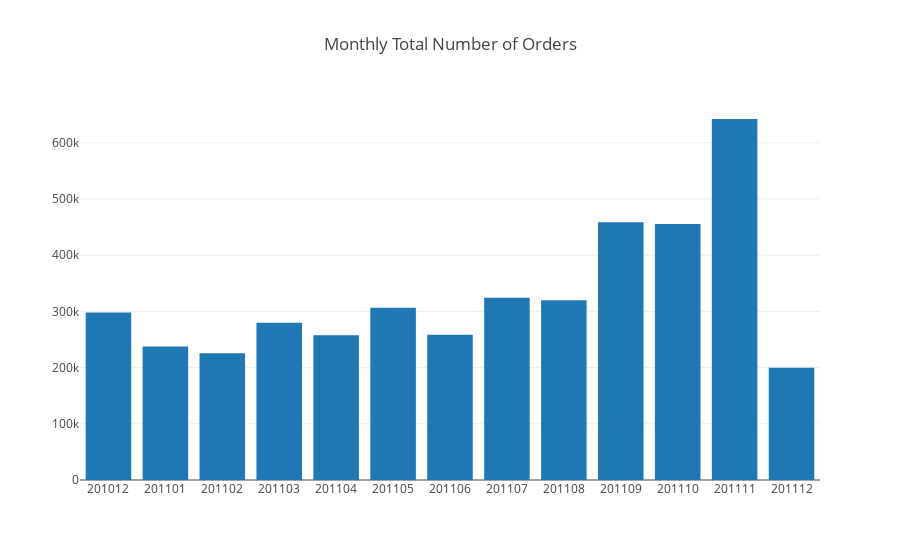

The notebook cell saved with this chart:
### Code cell
#plot
plot_data = [go.Bar(x=monthly_sales_data['InvoiceYearMonth'],y=monthly_sales_data['Quantity'],)]

plot_layout = go.Layout(xaxis={"type": "category"},title='Monthly Total Number of Orders')

fig = go.Figure(data=plot_data, layout=plot_layout)
pyoff.iplot(fig)

### Figure 1 — Plotly figure (JSON) as saved in the notebook; plotly's stock layout.template omitted (floating-point values rounded to 4 significant figures)
{"data": [{"type": "bar", "uid": "2dda997e-8ce5-4f31-9a8a-619bff688db6", "x": [201012, 201101, 201102, 201103, 201104, 201105, 201106, 201107, 201108, 201109, 201110, 201111, 201112], "y": [298101, 237381, 225641, 279843, 257666, 306452, 258522, 324129, 319804, 458490, 455612, 642281, 199907]}], "layout": {"title": {"text": "Monthly Total Number of Orders"}, "xaxis": {"type": "category"}}}
